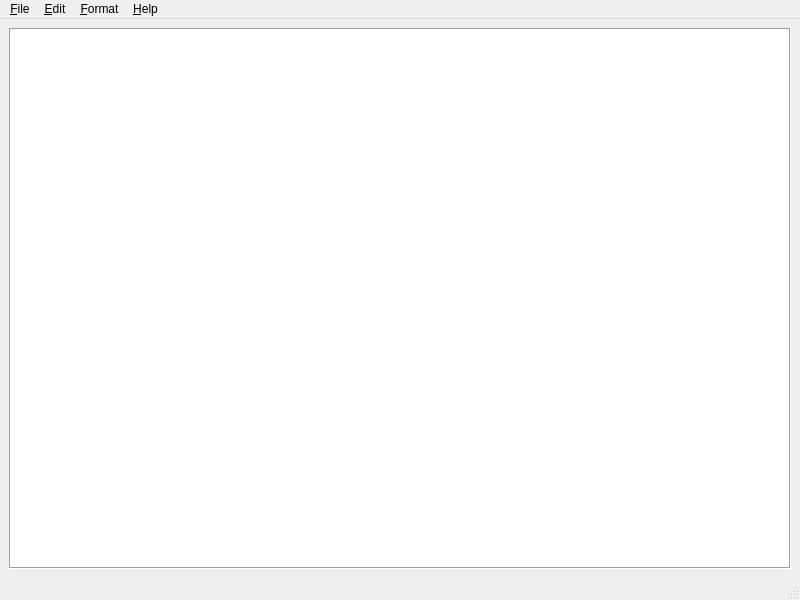
<?xml version="1.0" encoding="UTF-8"?>
<ui version="4.0">
 <class>MainWindow</class>
 <widget class="QMainWindow" name="MainWindow">
  <property name="geometry">
   <rect>
    <x>0</x>
    <y>0</y>
    <width>800</width>
    <height>600</height>
   </rect>
  </property>
  <property name="windowTitle">
   <string>MainWindow</string>
  </property>
  <widget class="QWidget" name="centralwidget">
   <layout class="QVBoxLayout" name="verticalLayout">
    <item>
     <widget class="QTextEdit" name="textEdit">
      <property name="frameShape">
       <enum>QFrame::Box</enum>
      </property>
      <property name="frameShadow">
       <enum>QFrame::Sunken</enum>
      </property>
      <property name="lineWrapMode">
       <enum>QTextEdit::NoWrap</enum>
      </property>
     </widget>
    </item>
   </layout>
  </widget>
  <widget class="QMenuBar" name="menubar">
   <property name="geometry">
    <rect>
     <x>0</x>
     <y>0</y>
     <width>800</width>
     <height>22</height>
    </rect>
   </property>
   <widget class="QMenu" name="menuFile">
    <property name="title">
     <string>&amp;File</string>
    </property>
    <addaction name="action_New"/>
    <addaction name="action_New_Window"/>
    <addaction name="separator"/>
    <addaction name="action_Open"/>
    <addaction name="action_Save"/>
    <addaction name="action_Save_As"/>
    <addaction name="separator"/>
    <addaction name="actionPrint"/>
    <addaction name="separator"/>
    <addaction name="action_Exit"/>
   </widget>
   <widget class="QMenu" name="menuEdit">
    <property name="title">
     <string>&amp;Edit</string>
    </property>
    <addaction name="action_Undo"/>
    <addaction name="action_Redo"/>
    <addaction name="separator"/>
    <addaction name="action_Cut"/>
    <addaction name="action_Copy"/>
    <addaction name="action_Paste"/>
    <addaction name="action_Delete"/>
    <addaction name="separator"/>
    <addaction name="action_Select_All"/>
    <addaction name="action_Date_Time"/>
    <addaction name="separator"/>
    <addaction name="action_Search_with_Google"/>
    <addaction name="action_Search_with_Bing"/>
    <addaction name="action_Search_with_DuckDuckGo"/>
    <addaction name="action_Search_with_Yahoo"/>
   </widget>
   <widget class="QMenu" name="menuFormat">
    <property name="title">
     <string>&amp;Format</string>
    </property>
    <addaction name="action_Font"/>
    <addaction name="action_Color"/>
   </widget>
   <widget class="QMenu" name="menuHelp">
    <property name="title">
     <string>&amp;Help</string>
    </property>
    <addaction name="action_GitHub_repository"/>
    <addaction name="action_GitHub_releases"/>
    <addaction name="separator"/>
    <addaction name="action_Telegram_support"/>
    <addaction name="separator"/>
    <addaction name="action_About"/>
   </widget>
   <addaction name="menuFile"/>
   <addaction name="menuEdit"/>
   <addaction name="menuFormat"/>
   <addaction name="menuHelp"/>
  </widget>
  <widget class="QStatusBar" name="statusbar"/>
  <action name="action_New">
   <property name="text">
    <string>&amp;New</string>
   </property>
   <property name="shortcut">
    <string>Ctrl+N</string>
   </property>
  </action>
  <action name="action_Open">
   <property name="text">
    <string>&amp;Open</string>
   </property>
   <property name="shortcut">
    <string>Ctrl+O</string>
   </property>
  </action>
  <action name="action_Save">
   <property name="text">
    <string>&amp;Save</string>
   </property>
   <property name="shortcut">
    <string>Ctrl+S</string>
   </property>
  </action>
  <action name="action_Save_As">
   <property name="text">
    <string>&amp;Save As</string>
   </property>
   <property name="shortcut">
    <string>Ctrl+Alt+S</string>
   </property>
  </action>
  <action name="action_Paste">
   <property name="text">
    <string>&amp;Paste</string>
   </property>
   <property name="shortcut">
    <string>Ctrl+V</string>
   </property>
  </action>
  <action name="action_Copy">
   <property name="text">
    <string>&amp;Copy</string>
   </property>
   <property name="shortcut">
    <string>Ctrl+C</string>
   </property>
  </action>
  <action name="action_Cut">
   <property name="text">
    <string>&amp;Cut</string>
   </property>
   <property name="shortcut">
    <string>Ctrl+X</string>
   </property>
  </action>
  <action name="action_Undo">
   <property name="text">
    <string>&amp;Undo</string>
   </property>
   <property name="shortcut">
    <string>Ctrl+Z</string>
   </property>
  </action>
  <action name="action_Redo">
   <property name="text">
    <string>&amp;Redo</string>
   </property>
   <property name="shortcut">
    <string>Ctrl+Y</string>
   </property>
  </action>
  <action name="action_About">
   <property name="text">
    <string>About</string>
   </property>
  </action>
  <action name="action_Exit">
   <property name="text">
    <string>&amp;Exit</string>
   </property>
   <property name="shortcut">
    <string>Alt+F4</string>
   </property>
  </action>
  <action name="action_Font">
   <property name="text">
    <string>&amp;Font</string>
   </property>
  </action>
  <action name="action_Color">
   <property name="text">
    <string>&amp;Color</string>
   </property>
  </action>
  <action name="action_Delete">
   <property name="text">
    <string>&amp;Delete</string>
   </property>
   <property name="shortcut">
    <string>Del</string>
   </property>
  </action>
  <action name="action_Select_All">
   <property name="text">
    <string>&amp;Select All</string>
   </property>
   <property name="shortcut">
    <string>Ctrl+A</string>
   </property>
  </action>
  <action name="actionPrint">
   <property name="text">
    <string>Print</string>
   </property>
   <property name="shortcut">
    <string>Ctrl+P</string>
   </property>
  </action>
  <action name="action_GitHub_repository">
   <property name="text">
    <string>&amp;GitHub repository</string>
   </property>
  </action>
  <action name="action_GitHub_releases">
   <property name="text">
    <string>&amp;GitHub releases</string>
   </property>
  </action>
  <action name="action_Telegram_support">
   <property name="text">
    <string>&amp;Telegram support</string>
   </property>
  </action>
  <action name="action_Search_with_Google">
   <property name="text">
    <string>&amp;Search with Google</string>
   </property>
   <property name="shortcut">
    <string>Ctrl+Shift+X</string>
   </property>
  </action>
  <action name="action_Search_with_Bing">
   <property name="text">
    <string>&amp;Search with Bing</string>
   </property>
   <property name="shortcut">
    <string>Ctrl+Shift+B</string>
   </property>
  </action>
  <action name="action_Search_with_DuckDuckGo">
   <property name="text">
    <string>&amp;Search with DuckDuckGo</string>
   </property>
   <property name="shortcut">
    <string>Ctrl+Shift+D</string>
   </property>
  </action>
  <action name="action_Search_with_Yahoo">
   <property name="text">
    <string>&amp;Search with Yahoo!</string>
   </property>
   <property name="shortcut">
    <string>Ctrl+Shift+Y</string>
   </property>
  </action>
  <action name="action_New_Window">
   <property name="text">
    <string>&amp;New Window</string>
   </property>
   <property name="shortcut">
    <string>Ctrl+Shift+N</string>
   </property>
  </action>
  <action name="action_Date_Time">
   <property name="text">
    <string>&amp;Date/Time</string>
   </property>
   <property name="shortcut">
    <string>F5</string>
   </property>
  </action>
 </widget>
 <resources/>
 <connections/>
</ui>
